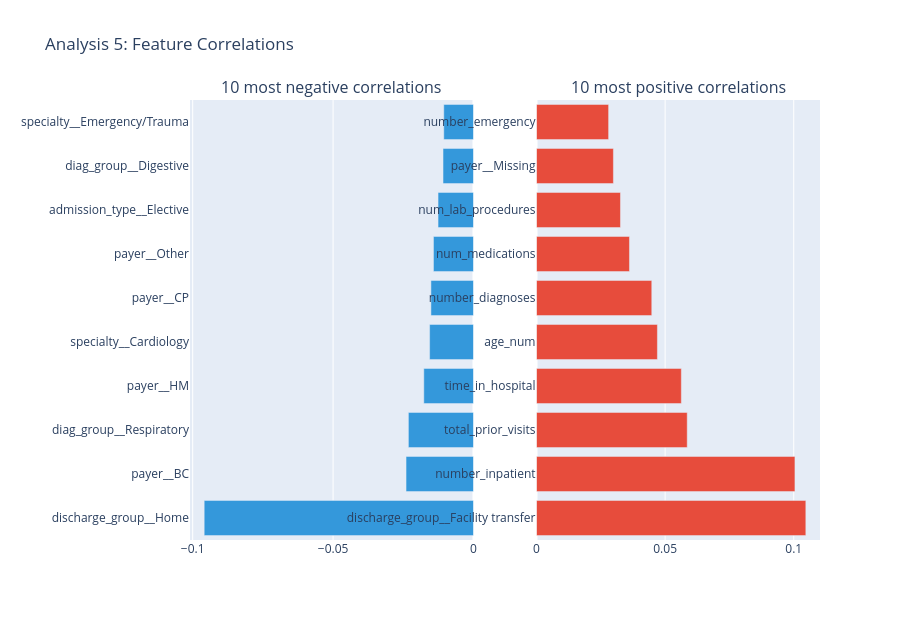

Notebook cell for this chart:
### Code cell
# ==============================================================================
# ANALYSIS 5: FEATURE ENGINEERING
# ==============================================================================


admission_codes = (
    ids.loc[ids['id_type'] == 'admission_type_id']
    .set_index('id')['description']
)

discharge_codes = (
    ids.loc[ids['id_type'] == 'discharge_disposition_id']
    .set_index('id')['description']
)

def discharge_group(code):
    desc = str(discharge_codes.get(code, 'Unknown')).lower()
    if 'home health' in desc or 'home iv' in desc:
        return 'Home with services'
    if desc.startswith('discharged to home'):
        return 'Home'
    if any(word in desc for word in [
        'hospital', 'snf', 'icf', 'rehab',
        'nursing', 'inpatient', 'facility'
    ]):
        return 'Facility transfer'
    return 'Other/Unknown'

def source_group(code):
    if code == 7:
        return 'Emergency room'
    if code in (1, 2, 3):
        return 'Referral'
    if code in (4, 5, 6, 10, 22, 25):
        return 'Transfer'
    return 'Other/Unknown'

def top_categories(values, count):
    series = (
        values.fillna('Missing')
        .replace({'Unknown': 'Missing'})
        .astype(str)
    )
    top = series[series.ne('Missing')].value_counts().head(count).index
    return series.where(
        series.isin(top) | series.eq('Missing'),
        'Other'
    )

features = pd.DataFrame(index=df.index)

features['age_num'] = (
    pd.to_numeric(
        df['age'].str.extract(r'\[(\d+)')[0],
        errors='coerce'
    ) + 5
)

for column in util_cols + [
    'n_meds_changed', 'n_diabetes_meds'
]:
    features[column] = pd.to_numeric(
        df[column], errors='coerce'
    )

features['total_prior_visits'] = (
    features[[
        'number_outpatient',
        'number_emergency',
        'number_inpatient'
    ]].sum(axis=1)
)

a1c_clean = (
    df['A1Cresult'].fillna('not tested')
    .astype(str).str.strip().str.lower()
)

glucose_clean = (
    df['max_glu_serum'].fillna('not tested')
    .astype(str).str.strip().str.lower()
)

features['a1c_tested'] = (
    ~a1c_clean.isin([
        'not tested', 'none', 'nan', 'missing', ''
    ])
).astype(int)

features['a1c_high'] = (
    df['A1Cresult'].isin(['>7', '>8']).astype(int)
)

features['glucose_tested'] = (
    ~glucose_clean.isin([
        'not tested', 'none', 'nan', 'missing', ''
    ])
).astype(int)

features['insulin_ordered'] = (
    df['insulin'].ne('No').astype(int)
)

features['med_changed'] = (
    df['change'].eq('Ch').astype(int)
)

features['any_diabetes_med'] = (
    df['diabetesMed'].eq('Yes').astype(int)
)

features['female'] = (
    df['gender'].eq('Female').astype(int)
)

admission_group = (
    df['admission_type_id']
    .map(admission_codes)
    .fillna('Unknown')
)

admission_group = admission_group.where(
    admission_group.isin([
        'Emergency', 'Urgent', 'Elective'
    ]),
    'Other/Unknown'
)

categories = pd.DataFrame(index=df.index)
categories['race'] = df['race'].fillna('Unknown')
categories['admission_type'] = admission_group

categories['discharge_group'] = (
    df['discharge_disposition_id']
    .apply(discharge_group)
)

categories['source_group'] = (
    df['admission_source_id']
    .apply(source_group)
)

categories['diag_group'] = df['diag_group']

categories['payer'] = top_categories(
    df['payer_code'], 6
)

categories['specialty'] = top_categories(
    df['medical_specialty'], 8
)

encoded = pd.get_dummies(
    categories,
    prefix_sep='__',
    dtype=float
)

X = pd.concat(
    [features, encoded],
    axis=1
).astype(float)

X = X.fillna(
    X.median(numeric_only=True)
).fillna(0)

y = df['readmit_30'].astype(int)

assert X.index.equals(y.index)
assert not X.isna().any().any()
assert not {
    'encounter_id', 'patient_nbr',
    'readmitted', 'readmit_30'
}.intersection(X.columns)

feature_dictionary = pd.DataFrame({
    'feature': X.columns,
    'type': [
        'one-hot' if c in encoded.columns
        else 'numeric/binary'
        for c in X.columns
    ],
    'description': [
        'Encoded category: ' + c
        if c in encoded.columns
        else 'Clinical predictor: ' + c
        for c in X.columns
    ]
})

feature_dictionary.to_csv(
      'feature_dictionary.csv',
    index=False
)

cohort_features = X.copy()
cohort_features['readmit_30'] = y

for column in ['race', 'gender', 'age']:
    cohort_features[column] = df[column]

cohort_features.to_csv(
    'cohort_features.csv',
    index=False
)

correlations = (
    X.corrwith(y)
    .replace([np.inf, -np.inf], np.nan)
    .dropna()
)

negative = correlations.nsmallest(10)
positive = correlations.nlargest(10)

fig5 = make_subplots(
    rows=1, cols=2,
    subplot_titles=(
        '10 most negative correlations',
        '10 most positive correlations'
    )
)

fig5.add_trace(
    go.Bar(
        x=negative.values,
        y=negative.index,
        orientation='h',
        marker_color=BLUE
    ),
    row=1, col=1
)

fig5.add_trace(
    go.Bar(
        x=positive.values,
        y=positive.index,
        orientation='h',
        marker_color=RED
    ),
    row=1, col=2
)

fig5.update_layout(
    title='Analysis 5: Feature Correlations',
    height=620,
    showlegend=False,
    margin=dict(l=190)
)

fig5.write_html(
     'analysis5_feature_correlations.html'
)

print(
    'Feature matrix:', X.shape,
    'Positive rate:', round(y.mean(), 4)
)

print('Analysis 5 complete')
fig5.show()

### Figure 1 — Plotly figure (JSON) as saved in the notebook; plotly's stock layout.template omitted (floating-point values rounded to 4 significant figures)
{"data": [{"marker": {"color": "#3498db"}, "orientation": "h", "type": "bar", "x": [-0.09591, -0.02402, -0.02319, -0.0177, -0.01563, -0.01516, -0.01426, -0.01262, -0.01085, -0.01059], "xaxis": "x", "y": ["discharge_group__Home", "payer__BC", "diag_group__Respiratory", "payer__HM", "specialty__Cardiology", "payer__CP", "payer__Other", "admission_type__Elective", "diag_group__Digestive", "specialty__Emergency/Trauma"], "yaxis": "y"}, {"marker": {"color": "#e74c3c"}, "orientation": "h", "type": "bar", "x": [0.1047, 0.1005, 0.05859, 0.05631, 0.047, 0.04481, 0.03614, 0.03264, 0.02989, 0.02804], "xaxis": "x2", "y": ["discharge_group__Facility transfer", "number_inpatient", "total_prior_visits", "time_in_hospital", "age_num", "number_diagnoses", "num_medications", "num_lab_procedures", "payer__Missing", "number_emergency"], "yaxis": "y2"}], "layout": {"annotations": [{"font": {"size": 16}, "showarrow": false, "text": "10 most negative correlations", "x": 0.225, "xanchor": "center", "xref": "paper", "y": 1, "yanchor": "bottom", "yref": "paper"}, {"font": {"size": 16}, "showarrow": false, "text": "10 most positive correlations", "x": 0.775, "xanchor": "center", "xref": "paper", "y": 1, "yanchor": "bottom", "yref": "paper"}], "height": 620, "margin": {"l": 190}, "showlegend": false, "title": {"text": "Analysis 5: Feature Correlations"}, "xaxis": {"anchor": "y", "domain": [0, 0.45]}, "xaxis2": {"anchor": "y2", "domain": [0.55, 1]}, "yaxis": {"anchor": "x", "domain": [0, 1]}, "yaxis2": {"anchor": "x2", "domain": [0, 1]}}}
